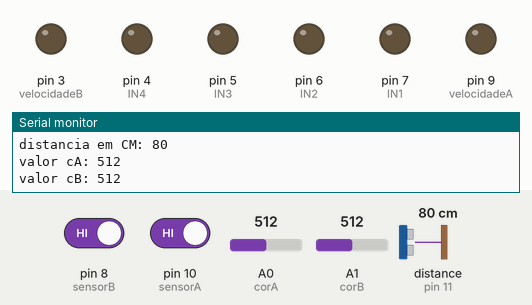
The sketch below on a simulated Arduino Uno, built with avr-gcc and run on an emulated ATmega328P. Parts: output pins drawn as LEDs (lit = HIGH), the last lines printed to the serial monitor. Inputs (shaded band) come from the test bench; at power-on: distance to the obstacle (sensor on pin 11) 80 cm, A0 (corA) = 512, A1 (corB) = 512, pin 8 (sensorB) HIGH, pin 10 (sensorA) HIGH. The echo pulse lasts 58.3 µs per cm.

Above: at 1.2 s.
1.3 s: distance to the obstacle (sensor on pin 11) set to 17 cm
2.8 s: distance to the obstacle (sensor on pin 11) set to 13 cm
At 3.9 s:
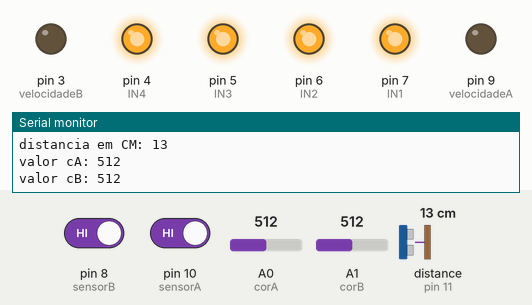
4.3 s: A0 (corA) set to 42
7.3 s: A0 (corA) set to 34
At 8.5 s:
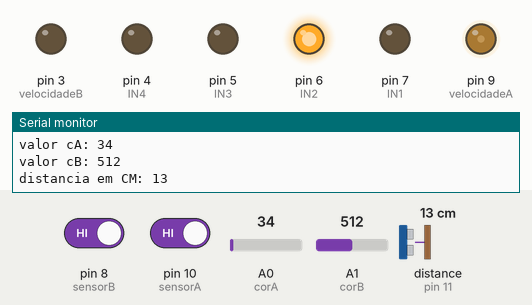
8.8 s: A1 (corB) set to 105
11.8 s: A1 (corB) set to 89
Timing chart, 0 to 14.3 s (numbered marks = the images above; inputs shaded):
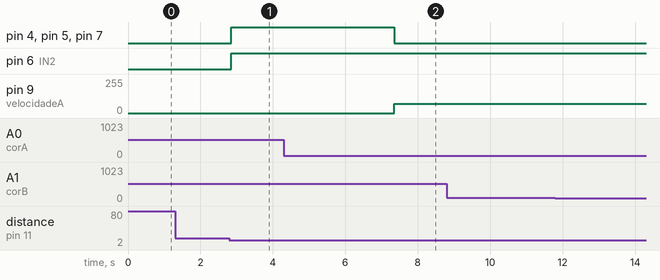

Measured:
- the behaviour switches between 15 and 14 cm on distance to the obstacle (sensor on pin 11) (found by bisection; images 0 and 1)
- the behaviour switches between 40 and 39 on A0 (corA) (found by bisection; images 1 and 2)
- after the input at 2.8 s, pin 4 (IN4), pin 5 (IN3), pin 6 (IN2), pin 7 (IN1): LOW → HIGH after 0.06 s
- after the input at 7.3 s, pin 4 (IN4), pin 5 (IN3), pin 7 (IN1): HIGH → LOW after 0.06 s; pin 9 (velocidadeA): 0/255 → 70/255 after 0.06 s

The sketch:

robo_seguidor_de_linha_4.0.ino
```cpp
#include <Ultrasonic.h>

#define sensorB 8
#define sensorA 10
#define corA A0
#define corB A1
int cA;
int cB;
#define IN1 7
#define IN2 6
#define IN3 5
#define IN4 4
#define velocidadeA 9
#define velocidadeB 3
bool estadoA = 0;
bool estadoB = 0;


Ultrasonic ultrasonic(12,11);// DEFINE PINO 12 TRIG E PINO 11  ECHO
int distancia;

void setup() {
   Serial.begin(9600);
 pinMode (corA  , INPUT);
 pinMode (corB  , INPUT);
 pinMode(sensorA , INPUT);
 pinMode(sensorB , INPUT);
 pinMode (IN1 , OUTPUT);
 pinMode (IN2 , OUTPUT);
 pinMode (IN3 , OUTPUT);
 pinMode (IN4 , OUTPUT);
 pinMode (velocidadeA , OUTPUT);
 pinMode (velocidadeB , OUTPUT);
}

void loop() {
   distancia = ultrasonic.read();
   estadoA = digitalRead(sensorA);
   estadoB = digitalRead(sensorB);
   cA = analogRead(corA);
   cB = analogRead(corB);
    Serial.print("valor cA: ");
   Serial.println(cA);
     delay (00);
    Serial.print("valor cB: ");
   Serial.println(cB);
    delay (0);


  Serial.print("distancia em CM: ");
  Serial.println(distancia);
  delay(0);
  if (cA < 40){
    viraDireita();
    }
 else if (cB < 40){
    viraEsquerda();
}
  else{

          if(distancia < 15){freio ();}

             else if (distancia > 15){

                     if (estadoA == 0){ ligaA();}

                     else{desligaA();}

                     if (estadoB == 0){ ligaB();}

                     else{desligaB();}
  }
 }
}

void freio (){
           digitalWrite (velocidadeA , 0);
           digitalWrite (velocidadeB , 0);
           digitalWrite (IN1 , HIGH);
           digitalWrite (IN2 , HIGH);
           digitalWrite (IN3 , HIGH);
           digitalWrite (IN4 , HIGH);

  }

  void ligaA(){
             analogWrite(velocidadeA , 70);
             digitalWrite (IN1 , LOW);
             digitalWrite (IN2 , HIGH);
  }
 void desligaA(){
           digitalWrite (IN1 , LOW);
           digitalWrite (IN2 , LOW);
  }

void ligaB(){
          analogWrite(velocidadeB , 70);
          digitalWrite (IN3 , LOW);
          digitalWrite (IN4 , HIGH);
  }
void desligaB(){
           digitalWrite (IN3 , LOW);
           digitalWrite (IN4 , LOW);
  }
void viraDireita(){
             analogWrite(velocidadeA , 70);
             digitalWrite (IN1 , LOW);
             digitalWrite (IN2 , HIGH);
             digitalWrite (IN3 , LOW);
             digitalWrite (IN4 , LOW);
  }
void viraEsquerda(){
          analogWrite(velocidadeB , 70);
          digitalWrite (IN3 , LOW);
          digitalWrite (IN4 , HIGH);
          digitalWrite (IN1 , LOW);
          digitalWrite (IN2 , LOW);
  }
```
